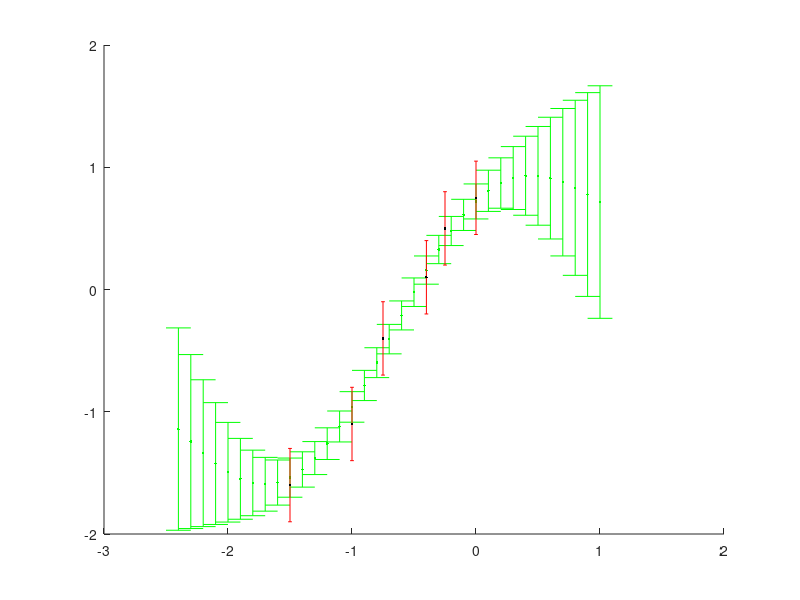

Here is the MATLAB script that generated this plot:
% gaussian process example
% https://www.robots.ox.ac.uk/~mebden/reports/GPtutorial.pdf

% control example 
% http://mlg.eng.cam.ac.uk/pub/pdf/KocMurRasLik03.pdf

% multiple gps for estimating a persons pose
% http://www.maths.lth.se/matematiklth/personal/sminchis/code/TGP.html

% multi input gp for control
% http://www.dcs.gla.ac.uk/~rod/publications/KocGirBanMur03.pdf

close all
clear all
clc

x = [-1.5, -1.0, -0.75, -0.4, -0.25, 0.00];%, 7, 4, 1, 2];
y = [-1.6, -1.1, -0.4, 0.1, 0.5, 0.75];%, 1, -1, -1.5, 0];
s = ones(length(x),1)*0.3;

l = 1; % length parameter - how much distance between x's matters, large l means the distance matters less
sigma_f = 1.27; % maximum allowable covariance - large with functions with large range of y values
sigma_f_sq = sigma_f^2;
sigma_n = 0.3;
sigma_n_sq = sigma_n^2;

k =zeros(length(x), length(x));
for i=1:length(x)
    for j=1:length(x)
        if(x(i) == x(j))
            kroneckerDelta = 1;
        else
            kroneckerDelta = 0;
        end
        k(i,j) = sigma_f_sq * exp(-(x(i)-x(j))^2/2*l^2) + sigma_n_sq*kroneckerDelta;
    end
end

figure
hold all

x_min = min(x);
x_max = max(x);

xs = x_min - 1;

while xs < x_max + 1;
    xs = xs + 0.1;
    ks = zeros(1,length(x));
    for i=1:length(x)
        if(x(i) == xs)
            kroneckerDelta = 1;
        else
            kroneckerDelta = 0;
        end
        ks(i) = sigma_f_sq * exp(-(x(i)-xs)^2/2*l^2) + sigma_n_sq*kroneckerDelta;
    end

    if(xs == xs)
        kroneckerDelta = 1;
    else
        kroneckerDelta = 0;
    end
    kss = sigma_f_sq * exp(-(xs-xs)^2/2*l^2) + sigma_n_sq*kroneckerDelta;

    ys = ks/k*y';
    yv = kss-ks/k*ks';

    errorbar(xs,ys,yv, 'g.')
end

errorbar(x,y,s, 'r.')
plot(x,y,'k.')
